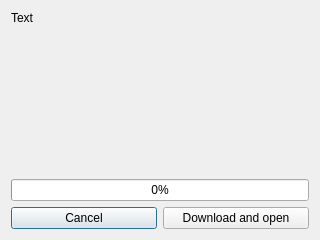
<?xml version="1.0" encoding="UTF-8"?>
<ui version="4.0">
 <class>AppDownloadUpdateDialog</class>
 <widget class="QDialog" name="AppDownloadUpdateDialog">
  <property name="geometry">
   <rect>
    <x>0</x>
    <y>0</y>
    <width>320</width>
    <height>240</height>
   </rect>
  </property>
  <property name="windowTitle">
   <string>Dialog</string>
  </property>
  <layout class="QVBoxLayout" name="verticalLayout" stretch="1,0,0,0">
   <item>
    <widget class="QLabel" name="label">
     <property name="text">
      <string>Text</string>
     </property>
     <property name="textFormat">
      <enum>Qt::PlainText</enum>
     </property>
     <property name="alignment">
      <set>Qt::AlignLeading|Qt::AlignLeft|Qt::AlignTop</set>
     </property>
     <property name="wordWrap">
      <bool>true</bool>
     </property>
     <property name="openExternalLinks">
      <bool>true</bool>
     </property>
    </widget>
   </item>
   <item>
    <widget class="QLabel" name="currentActionText">
     <property name="text">
      <string/>
     </property>
    </widget>
   </item>
   <item>
    <widget class="QProgressBar" name="progressBar">
     <property name="enabled">
      <bool>true</bool>
     </property>
     <property name="value">
      <number>0</number>
     </property>
    </widget>
   </item>
   <item>
    <layout class="QHBoxLayout" name="horizontalLayout">
     <item>
      <widget class="QPushButton" name="pushButton">
       <property name="text">
        <string>Cancel</string>
       </property>
      </widget>
     </item>
     <item>
      <widget class="QPushButton" name="downloadButton">
       <property name="text">
        <string>Download and open</string>
       </property>
      </widget>
     </item>
    </layout>
   </item>
  </layout>
 </widget>
 <resources/>
 <connections/>
</ui>
